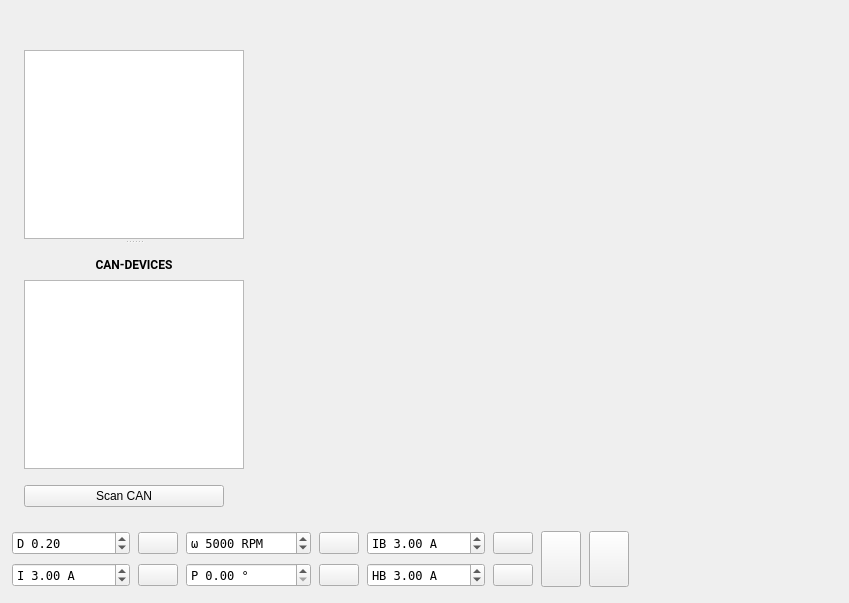
  <widget class="QWidget" name="centralWidget">
   <layout class="QVBoxLayout" name="verticalLayout_3">
    <property name="spacing">
     <number>8</number>
    </property>
    <property name="leftMargin">
     <number>12</number>
    </property>
    <property name="topMargin">
     <number>12</number>
    </property>
    <property name="rightMargin">
     <number>12</number>
    </property>
    <property name="bottomMargin">
     <number>12</number>
    </property>
    <item>
     <layout class="QHBoxLayout" name="horizontalLayout">
      <property name="spacing">
       <number>12</number>
      </property>
      <item>
       <layout class="QVBoxLayout" name="verticalLayout_2">
        <property name="spacing">
         <number>12</number>
        </property>
        <property name="leftMargin">
         <number>12</number>
        </property>
        <property name="topMargin">
         <number>12</number>
        </property>
        <property name="rightMargin">
         <number>0</number>
        </property>
        <property name="bottomMargin">
         <number>12</number>
        </property>
        <item>
         <widget class="QLabel" name="pageLabel">
          <property name="enabled">
           <bool>true</bool>
          </property>
          <property name="maximumSize">
           <size>
            <width>220</width>
            <height>56</height>
           </size>
          </property>
          <property name="text">
           <string/>
          </property>
          <property name="scaledContents">
           <bool>true</bool>
          </property>
         </widget>
        </item>
        <item>
         <widget class="QSplitter" name="leftSplitter">
          <property name="orientation">
           <enum>Qt::Orientation::Vertical</enum>
          </property>
          <property name="handleWidth">
           <number>6</number>
          </property>
          <property name="childrenCollapsible">
           <bool>true</bool>
          </property>
          <widget class="QListWidget" name="pageList">
           <property name="sizePolicy">
            <sizepolicy hsizetype="Expanding" vsizetype="Expanding">
             <horstretch>0</horstretch>
             <verstretch>0</verstretch>
            </sizepolicy>
           </property>
           <property name="minimumSize">
            <size>
             <width>220</width>
             <height>0</height>
            </size>
           </property>
           <property name="maximumSize">
            <size>
             <width>220</width>
             <height>16777215</height>
            </size>
           </property>
           <property name="font">
            <font>
             <family>Roboto</family>
            </font>
           </property>
           <property name="editTriggers">
            <set>QAbstractItemView::EditTrigger::NoEditTriggers</set>
           </property>
           <property name="selectionBehavior">
            <enum>QAbstractItemView::SelectionBehavior::SelectRows</enum>
           </property>
           <property name="resizeMode">
            <enum>QListView::ResizeMode::Adjust</enum>
           </property>
           <property name="viewMode">
            <enum>QListView::ViewMode::ListMode</enum>
           </property>
          </widget>
          <widget class="QWidget" name="layoutWidget">
           <layout class="QVBoxLayout" name="verticalLayout">
            <property name="spacing">
             <number>8</number>
            </property>
            <property name="leftMargin">
             <number>0</number>
            </property>
            <property name="topMargin">
             <number>12</number>
            </property>
            <property name="rightMargin">
             <number>0</number>
            </property>
            <property name="bottomMargin">
             <number>4</number>
            </property>
            <item>
             <widget class="QLabel" name="canHeader">
              <property name="font">
               <font>
                <family>Roboto</family>
                <bold>true</bold>
               </font>
              </property>
              <property name="text">
               <string>CAN-DEVICES</string>
              </property>
              <property name="alignment">
               <set>Qt::AlignmentFlag::AlignCenter</set>
              </property>
             </widget>
            </item>
            <item>
             <widget class="QListWidget" name="canList">
              <property name="minimumSize">
               <size>
                <width>0</width>
                <height>100</height>
               </size>
              </property>
              <property name="font">
               <font>
                <family>Roboto</family>
               </font>
              </property>
              <property name="editTriggers">
               <set>QAbstractItemView::EditTrigger::NoEditTriggers</set>
              </property>
              <property name="selectionBehavior">
               <enum>QAbstractItemView::SelectionBehavior::SelectRows</enum>
              </property>
             </widget>
            </item>
           </layout>
          </widget>
         </widget>
        </item>
        <item>
         <widget class="QPushButton" name="scanCanButton">
          <property name="sizePolicy">
           <sizepolicy hsizetype="Expanding" vsizetype="Minimum">
            <horstretch>0</horstretch>
            <verstretch>0</verstretch>
           </sizepolicy>
          </property>
          <property name="maximumSize">
           <size>
            <width>200</width>
            <height>16777215</height>
           </size>
          </property>
          <property name="text">
           <string>Scan CAN</string>
          </property>
         </widget>
        </item>
       </layout>
      </item>
      <item>
       <widget class="QStackedWidget" name="pageWidget">
        <property name="font">
         <font>
          <family>Roboto</family>
         </font>
        </property>
        <property name="currentIndex">
         <number>-1</number>
        </property>
       </widget>
      </item>
     </layout>
    </item>
    <item>
     <layout class="QGridLayout" name="gridLayout_3">
      <property name="leftMargin">
       <number>0</number>
      </property>
      <property name="topMargin">
       <number>4</number>
      </property>
      <property name="rightMargin">
       <number>0</number>
      </property>
      <property name="bottomMargin">
       <number>4</number>
      </property>
      <property name="horizontalSpacing">
       <number>8</number>
      </property>
      <property name="verticalSpacing">
       <number>8</number>
      </property>
      <item row="0" column="8">
       <widget class="DisplayBar" name="dispDuty" native="true">
        <property name="sizePolicy">
         <sizepolicy hsizetype="MinimumExpanding" vsizetype="Preferred">
          <horstretch>0</horstretch>
          <verstretch>0</verstretch>
         </sizepolicy>
        </property>
        <property name="minimumSize">
         <size>
          <width>200</width>
          <height>0</height>
         </size>
        </property>
       </widget>
      </item>
      <item row="0" column="4">
       <widget class="QDoubleSpinBox" name="brakeCurrentBox">
        <property name="font">
         <font>
          <family>DejaVu Sans Mono</family>
         </font>
        </property>
        <property name="minimumWidth">
         <number>110</number>
        </property>
        <property name="maximumWidth">
         <number>140</number>
        </property>
        <property name="toolTip">
         <string>Brake current</string>
        </property>
        <property name="prefix">
         <string>IB </string>
        </property>
        <property name="suffix">
         <string> A</string>
        </property>
        <property name="minimum">
         <double>-500.000000000000000</double>
        </property>
        <property name="maximum">
         <double>500.000000000000000</double>
        </property>
        <property name="singleStep">
         <double>0.500000000000000</double>
        </property>
        <property name="value">
         <double>3.000000000000000</double>
        </property>
       </widget>
      </item>
      <item row="1" column="1">
       <widget class="QPushButton" name="currentButton">
        <property name="toolTip">
         <string>Current</string>
        </property>
        <property name="text">
         <string/>
        </property>
       </widget>
      </item>
      <item row="0" column="5">
       <widget class="QPushButton" name="brakeCurrentButton">
        <property name="toolTip">
         <string>Brake current</string>
        </property>
        <property name="text">
         <string/>
        </property>
       </widget>
      </item>
      <item row="1" column="5">
       <widget class="QPushButton" name="handbrakeButton">
        <property name="toolTip">
         <string>Handbrake current</string>
        </property>
        <property name="text">
         <string/>
        </property>
       </widget>
      </item>
      <item row="0" column="3">
       <widget class="QPushButton" name="speedButton">
        <property name="toolTip">
         <string>Speed</string>
        </property>
        <property name="text">
         <string/>
        </property>
       </widget>
      </item>
      <item row="0" column="7" rowspan="2">
       <widget class="QPushButton" name="stopButton">
        <property name="sizePolicy">
         <sizepolicy hsizetype="Fixed" vsizetype="MinimumExpanding">
          <horstretch>0</horstretch>
          <verstretch>0</verstretch>
         </sizepolicy>
        </property>
        <property name="toolTip">
         <string>Switch off</string>
        </property>
        <property name="text">
         <string/>
        </property>
        <property name="iconSize">
         <size>
          <width>40</width>
          <height>40</height>
         </size>
        </property>
       </widget>
      </item>
      <item row="0" column="6" rowspan="2">
       <widget class="QPushButton" name="fullBrakeButton">
        <property name="sizePolicy">
         <sizepolicy hsizetype="Fixed" vsizetype="MinimumExpanding">
          <horstretch>0</horstretch>
          <verstretch>0</verstretch>
         </sizepolicy>
        </property>
        <property name="toolTip">
         <string>Full brake</string>
        </property>
        <property name="text">
         <string/>
        </property>
        <property name="iconSize">
         <size>
          <width>40</width>
          <height>40</height>
         </size>
        </property>
        <property name="autoDefault">
         <bool>false</bool>
        </property>
        <property name="default">
         <bool>false</bool>
        </property>
        <property name="flat">
         <bool>false</bool>
        </property>
       </widget>
      </item>
      <item row="1" column="8">
       <widget class="DisplayBar" name="dispCurrent" native="true">
        <property name="sizePolicy">
         <sizepolicy hsizetype="MinimumExpanding" vsizetype="Preferred">
          <horstretch>0</horstretch>
          <verstretch>0</verstretch>
         </sizepolicy>
        </property>
        <property name="minimumSize">
         <size>
          <width>200</width>
          <height>0</height>
         </size>
        </property>
       </widget>
      </item>
      <item row="0" column="2">
       <widget class="QDoubleSpinBox" name="speedBox">
        <property name="font">
         <font>
          <family>DejaVu Sans Mono</family>
         </font>
        </property>
        <property name="minimumWidth">
         <number>110</number>
        </property>
        <property name="maximumWidth">
         <number>140</number>
        </property>
        <property name="toolTip">
         <string>Speed</string>
        </property>
        <property name="prefix">
         <string>ω </string>
        </property>
        <property name="suffix">
         <string> RPM</string>
        </property>
        <property name="decimals">
         <number>0</number>
        </property>
        <property name="minimum">
         <double>-400000.000000000000000</double>
        </property>
        <property name="maximum">
         <double>400000.000000000000000</double>
        </property>
        <property name="singleStep">
         <double>100.000000000000000</double>
        </property>
        <property name="value">
         <double>5000.000000000000000</double>
        </property>
       </widget>
      </item>
      <item row="1" column="4">
       <widget class="QDoubleSpinBox" name="handbrakeBox">
        <property name="font">
         <font>
          <family>DejaVu Sans Mono</family>
         </font>
        </property>
        <property name="minimumWidth">
         <number>110</number>
        </property>
        <property name="maximumWidth">
         <number>140</number>
        </property>
        <property name="toolTip">
         <string>Handbrake current</string>
        </property>
        <property name="prefix">
         <string>HB </string>
        </property>
        <property name="suffix">
         <string> A</string>
        </property>
        <property name="minimum">
         <double>-500.000000000000000</double>
        </property>
        <property name="maximum">
         <double>500.000000000000000</double>
        </property>
        <property name="singleStep">
         <double>0.500000000000000</double>
        </property>
        <property name="value">
         <double>3.000000000000000</double>
        </property>
       </widget>
      </item>
      <item row="0" column="0">
       <widget class="QDoubleSpinBox" name="dutyBox">
        <property name="font">
         <font>
          <family>DejaVu Sans Mono</family>
         </font>
        </property>
        <property name="minimumWidth">
         <number>110</number>
        </property>
        <property name="maximumWidth">
         <number>140</number>
        </property>
        <property name="toolTip">
         <string>Duty cycle</string>
        </property>
        <property name="wrapping">
         <bool>false</bool>
        </property>
        <property name="frame">
         <bool>true</bool>
        </property>
        <property name="prefix">
         <string>D </string>
        </property>
        <property name="minimum">
         <double>-1.000000000000000</double>
        </property>
        <property name="maximum">
         <double>1.000000000000000</double>
        </property>
        <property name="singleStep">
         <double>0.010000000000000</double>
        </property>
        <property name="value">
         <double>0.200000000000000</double>
        </property>
       </widget>
      </item>
      <item row="1" column="3">
       <widget class="QPushButton" name="posButton">
        <property name="toolTip">
         <string>Position</string>
        </property>
        <property name="text">
         <string/>
        </property>
       </widget>
      </item>
      <item row="0" column="1">
       <widget class="QPushButton" name="dutyButton">
        <property name="toolTip">
         <string>Duty cycle</string>
        </property>
        <property name="text">
         <string/>
        </property>
        <property name="flat">
         <bool>false</bool>
        </property>
       </widget>
      </item>
      <item row="1" column="2">
       <widget class="QDoubleSpinBox" name="posBox">
        <property name="font">
         <font>
          <family>DejaVu Sans Mono</family>
         </font>
        </property>
        <property name="minimumWidth">
         <number>110</number>
        </property>
        <property name="maximumWidth">
         <number>140</number>
        </property>
        <property name="toolTip">
         <string>Position</string>
        </property>
        <property name="prefix">
         <string>P </string>
        </property>
        <property name="suffix">
         <string> °</string>
        </property>
        <property name="maximum">
         <double>360.000000000000000</double>
        </property>
        <property name="singleStep">
         <double>0.100000000000000</double>
        </property>
        <property name="value">
         <double>0.000000000000000</double>
        </property>
       </widget>
      </item>
      <item row="1" column="0">
       <widget class="QDoubleSpinBox" name="currentBox">
        <property name="font">
         <font>
          <family>DejaVu Sans Mono</family>
         </font>
        </property>
        <property name="minimumWidth">
         <number>110</number>
        </property>
        <property name="maximumWidth">
         <number>140</number>
        </property>
        <property name="toolTip">
         <string>Current</string>
        </property>
        <property name="frame">
         <bool>true</bool>
        </property>
        <property name="prefix">
         <string>I </string>
        </property>
        <property name="suffix">
         <string> A</string>
        </property>
        <property name="minimum">
         <double>-5000.000000000000000</double>
        </property>
        <property name="maximum">
         <double>5000.000000000000000</double>
        </property>
        <property name="singleStep">
         <double>0.500000000000000</double>
        </property>
        <property name="value">
         <double>3.000000000000000</double>
        </property>
       </widget>
      </item>
     </layout>
    </item>
   </layout>
  </widget>
